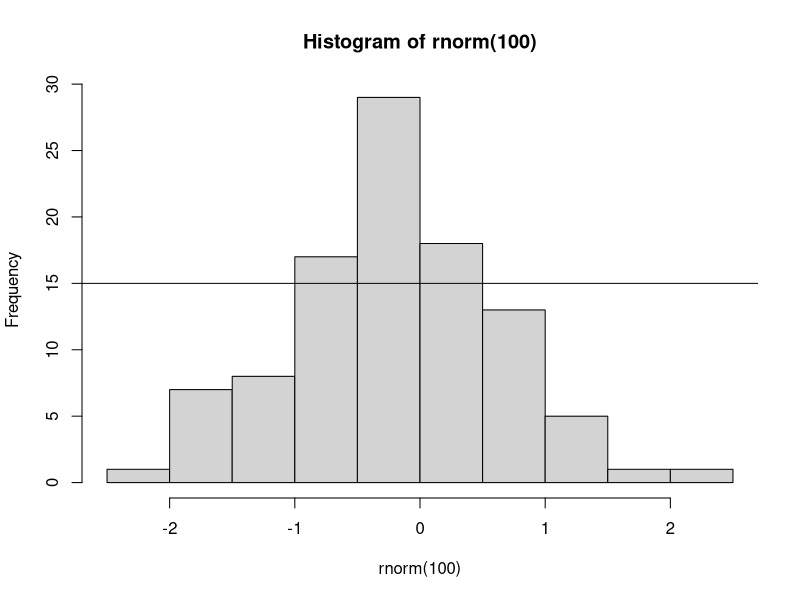

This chart was generated by the following R code:
## ---- chunk 1
for ( i in 1:20) {
  
  if (i %% 2==0){
    print(paste(i,"是偶数",sep=""))
  }
  else {
    next
  }
}
## ---- chunk 2
func=function(x,y){
  return(x/(y+1))
}

func(1,1)
## ---- chunk 3
1:10+2
9/(1:3)-0.5
## ---- chunk 4
summary(rnorm(100))
## ---- chunk 5
!(2>1 | 2>3)
## ---- chunk 6
tmp=paste(c(1:10),"163.com",sep="@")
unlist(strsplit(tmp,split="@"))[seq(1,20,2)]
## ---- chunk 7
df=data.frame(x=1:10,y=rep("a",10),stringsAsFactors = F)
dim(subset(df,x>5))
## ---- chunk 8
hist(rnorm(100))
abline(a=15,b=0)
